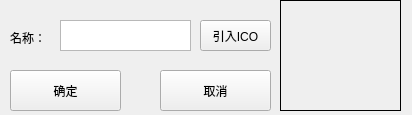
<?xml version="1.0" encoding="UTF-8"?>
<ui version="4.0">
 <class>Action</class>
 <widget class="QWidget" name="Action">
  <property name="geometry">
   <rect>
    <x>0</x>
    <y>0</y>
    <width>412</width>
    <height>115</height>
   </rect>
  </property>
  <property name="windowTitle">
   <string/>
  </property>
  <widget class="QPushButton" name="pushButton">
   <property name="geometry">
    <rect>
     <x>10</x>
     <y>70</y>
     <width>111</width>
     <height>41</height>
    </rect>
   </property>
   <property name="text">
    <string>确定</string>
   </property>
  </widget>
  <widget class="QPushButton" name="pushButton_clse">
   <property name="geometry">
    <rect>
     <x>160</x>
     <y>70</y>
     <width>111</width>
     <height>41</height>
    </rect>
   </property>
   <property name="text">
    <string>取消</string>
   </property>
  </widget>
  <widget class="QTextEdit" name="textEdit">
   <property name="geometry">
    <rect>
     <x>60</x>
     <y>20</y>
     <width>131</width>
     <height>31</height>
    </rect>
   </property>
  </widget>
  <widget class="QLabel" name="label">
   <property name="geometry">
    <rect>
     <x>10</x>
     <y>30</y>
     <width>51</width>
     <height>16</height>
    </rect>
   </property>
   <property name="text">
    <string>名称：</string>
   </property>
  </widget>
  <widget class="QPushButton" name="pushButton_ICO">
   <property name="geometry">
    <rect>
     <x>200</x>
     <y>20</y>
     <width>71</width>
     <height>31</height>
    </rect>
   </property>
   <property name="text">
    <string>引入ICO</string>
   </property>
  </widget>
  <widget class="QLabel" name="label_ICO">
   <property name="geometry">
    <rect>
     <x>280</x>
     <y>0</y>
     <width>121</width>
     <height>111</height>
    </rect>
   </property>
   <property name="focusPolicy">
    <enum>Qt::NoFocus</enum>
   </property>
   <property name="contextMenuPolicy">
    <enum>Qt::DefaultContextMenu</enum>
   </property>
   <property name="layoutDirection">
    <enum>Qt::RightToLeft</enum>
   </property>
   <property name="frameShape">
    <enum>QFrame::Box</enum>
   </property>
   <property name="frameShadow">
    <enum>QFrame::Plain</enum>
   </property>
   <property name="text">
    <string/>
   </property>
   <property name="textFormat">
    <enum>Qt::RichText</enum>
   </property>
  </widget>
 </widget>
 <resources/>
 <connections/>
</ui>
